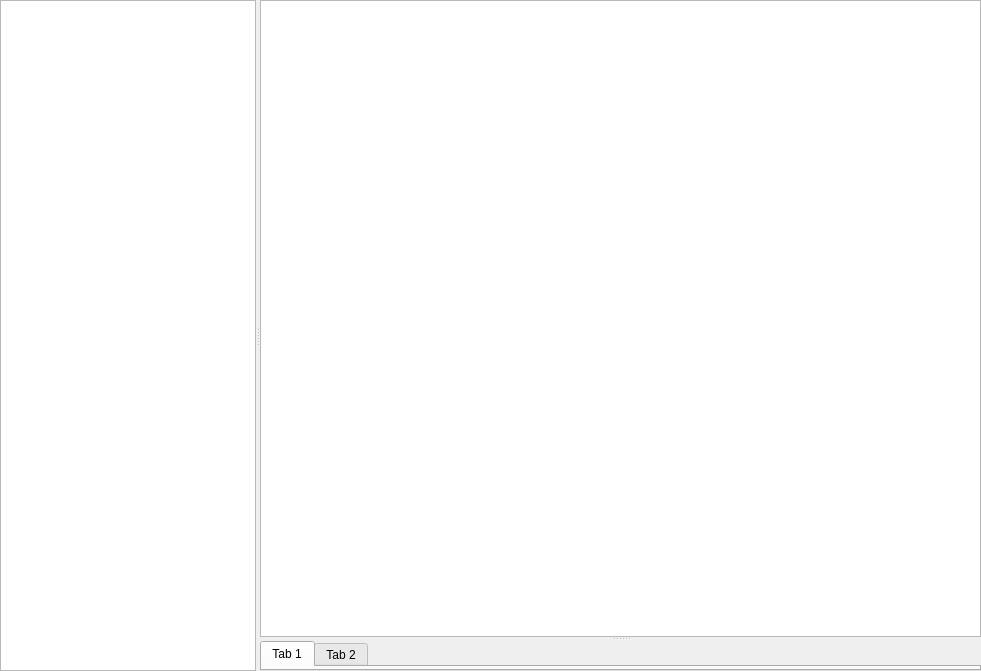
<?xml version="1.0" encoding="UTF-8"?>
<!--
    Copyright 2012 Eric Wald
   
    Licensed under the Apache License, Version 2.0 (the "License");
    you may not use this file except in compliance with the License.
    You may obtain a copy of the License at
   
        http://www.apache.org/licenses/LICENSE-2.0
   
    Unless required by applicable law or agreed to in writing, software
    distributed under the License is distributed on an "AS IS" BASIS,
    WITHOUT WARRANTIES OR CONDITIONS OF ANY KIND, either express or implied.
    See the License for the specific language governing permissions and
    limitations under the License.
-->
<ui version="4.0">
 <class>Tripane</class>
 <widget class="QSplitter" name="Tripane">
  <property name="geometry">
   <rect>
    <x>0</x>
    <y>0</y>
    <width>981</width>
    <height>671</height>
   </rect>
  </property>
  <property name="sizePolicy">
   <sizepolicy hsizetype="Expanding" vsizetype="Expanding">
    <horstretch>1</horstretch>
    <verstretch>1</verstretch>
   </sizepolicy>
  </property>
  <property name="windowTitle">
   <string>Tripane</string>
  </property>
  <property name="orientation">
   <enum>Qt::Horizontal</enum>
  </property>
  <widget class="QTreeView" name="treeView">
   <property name="indentation">
    <number>15</number>
   </property>
   <property name="uniformRowHeights">
    <bool>true</bool>
   </property>
  </widget>
  <widget class="QSplitter" name="splitter">
   <property name="sizePolicy">
    <sizepolicy hsizetype="Expanding" vsizetype="Expanding">
     <horstretch>1</horstretch>
     <verstretch>1</verstretch>
    </sizepolicy>
   </property>
   <property name="orientation">
    <enum>Qt::Vertical</enum>
   </property>
   <widget class="QPlainTextEdit" name="plainTextEdit">
    <property name="sizePolicy">
     <sizepolicy hsizetype="Expanding" vsizetype="Expanding">
      <horstretch>1</horstretch>
      <verstretch>1</verstretch>
     </sizepolicy>
    </property>
   </widget>
   <widget class="QTabWidget" name="tabWidget">
    <property name="sizePolicy">
     <sizepolicy hsizetype="Expanding" vsizetype="Preferred">
      <horstretch>1</horstretch>
      <verstretch>0</verstretch>
     </sizepolicy>
    </property>
    <property name="currentIndex">
     <number>0</number>
    </property>
    <widget class="QWidget" name="tab">
     <attribute name="title">
      <string>Tab 1</string>
     </attribute>
    </widget>
    <widget class="QWidget" name="tab_2">
     <attribute name="title">
      <string>Tab 2</string>
     </attribute>
    </widget>
   </widget>
  </widget>
 </widget>
 <resources/>
 <connections/>
</ui>
